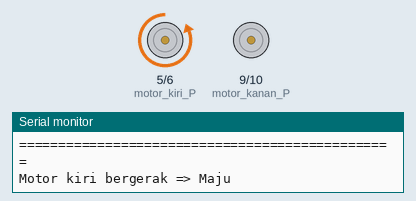
Recording of a sketch running on a simulated Arduino Uno, built with avr-gcc and run on an emulated ATmega328P. Parts: motor-driver pin pairs drawn as motors (green arrow = first pin HIGH = forward, orange = second pin HIGH = backward, longer = more drive), the last lines printed to the serial monitor.

Above: at 7.5 s.
At 32.5 s:
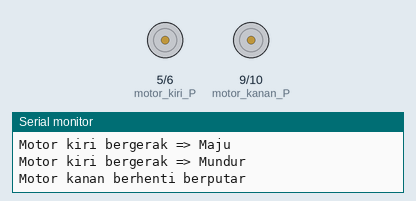
At 42.5 s:
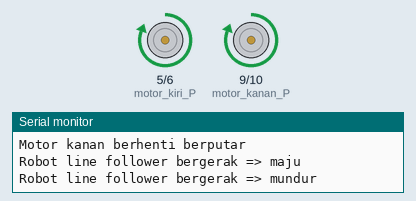
At 57.5 s:
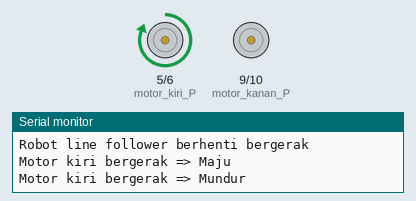
Timing chart, 0 to 63.5 s (numbered marks = the images above):
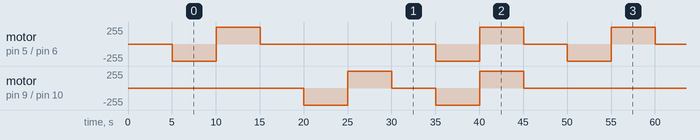

Measured:
- by itself, motor on pin 5 (motor_kiri_P) / pin 6 (motor_kiri_N): repeats every 45.0 s: forward 255/255 5.0 s, stopped 20.0 s, backward 255/255 5.0 s, forward 255/255 5.0 s, stopped 5.0 s, backward 255/255 5.0 s
- by itself, motor on pin 9 (motor_kanan_P) / pin 10 (motor_kanan_N): repeats every 45.0 s: forward 255/255 5.0 s, stopped 5.0 s, backward 255/255 5.0 s, forward 255/255 5.0 s, stopped 20.0 s, backward 255/255 5.0 s

The sketch:

TEST_DIRECTION_MOTOR.ino
```cpp
// MUHAMMAD RAMADHAN
// TEST DIRECTION MOTOR

#define motor_kiri_P 5
#define motor_kiri_N 6
#define motor_kanan_P 9
#define motor_kanan_N 10

void setup() {
  // put your setup code here, to run once:
pinMode(motor_kiri_P,OUTPUT);
pinMode(motor_kiri_N,OUTPUT);
pinMode(motor_kanan_P,OUTPUT);
pinMode(motor_kanan_N,OUTPUT);
Serial.begin(9600);
Serial.println("Cek pergerakan arah dan putaran motor robot     ");
Serial.println("================================================");
delay(5000);
}

void loop() {
  // put your main code here, to run repeatedly:

  // Motor kiri bergerak => maju
  digitalWrite(motor_kiri_P,LOW);
  digitalWrite(motor_kiri_N,HIGH);
  Serial.println("Motor kiri bergerak => Maju");
  Serial.println();
  delay(5000);

  // Motor kiri bergerak => mundur
  digitalWrite(motor_kiri_P,HIGH);
  digitalWrite(motor_kiri_N,LOW);
  Serial.println("Motor kiri bergerak => Mundur");
  Serial.println();
  delay(5000);

  // Motor kiri berhenti berputar
  digitalWrite(motor_kiri_P,LOW);
  digitalWrite(motor_kiri_N,LOW);
  Serial.println("Motor kiri berhenti berputar");
  Serial.println();
  delay(5000);

  // Motor kanan bergerak => maju
  digitalWrite(motor_kanan_P,LOW);
  digitalWrite(motor_kanan_N,HIGH);
  Serial.println("Motor kiri bergerak => Maju");
  Serial.println();
  delay(5000);

  // Motor kanan bergerak => mundur
  digitalWrite(motor_kanan_P,HIGH);
  digitalWrite(motor_kanan_N,LOW);
  Serial.println("Motor kiri bergerak => Mundur");
  Serial.println();
  delay(5000);

  // Motor kanan berhenti berputar
  digitalWrite(motor_kanan_P,LOW);
  digitalWrite(motor_kanan_N,LOW);
  Serial.println("Motor kanan berhenti berputar");
  Serial.println();
  delay(5000);

  // Robot line follower bergerak => maju
  digitalWrite(motor_kiri_P,LOW);
  digitalWrite(motor_kiri_N,HIGH);
  digitalWrite(motor_kanan_P,LOW);
  digitalWrite(motor_kanan_N,HIGH);
  Serial.println("Robot line follower bergerak => maju");
  Serial.println();
  delay(5000);

  // Robot line follower bergerak => mundur
  digitalWrite(motor_kiri_P,HIGH);
  digitalWrite(motor_kiri_N,LOW);
  digitalWrite(motor_kanan_P,HIGH);
  digitalWrite(motor_kanan_N,LOW);
  Serial.println("Robot line follower bergerak => mundur");
  Serial.println();
  delay(5000);


  // Robot line follower berhenti bergerak
  digitalWrite(motor_kiri_P,LOW);
  digitalWrite(motor_kiri_N,LOW);
  digitalWrite(motor_kanan_P,LOW);
  digitalWrite(motor_kanan_N,LOW);
  Serial.println("Robot line follower berhenti bergerak");
  Serial.println();
  delay(5000);

}
```
